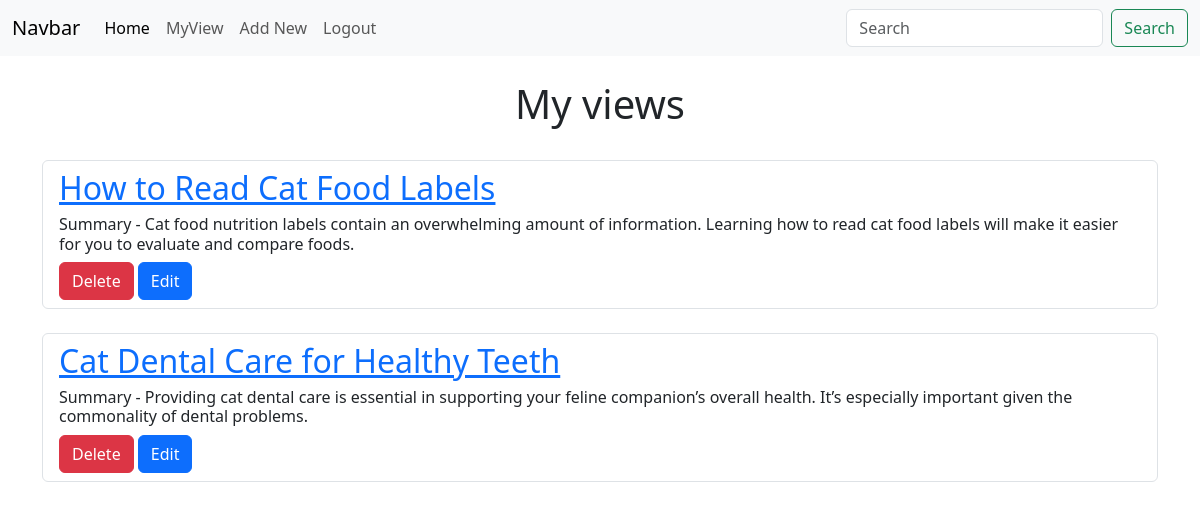
The app's page /view/ (signed in) with its own data.
### application/models.py (models this page shows)
class Article(models.Model):
    user = models.ForeignKey(User, on_delete=models.CASCADE, related_name='article', null=True )
    title = models.CharField(max_length=200)
    slug = models.SlugField(max_length=200, unique=True, default='', null=False)
    summary = models.CharField(max_length=200)
    contents = RichTextField(blank=True, null=True)
    blog_picture = models.ImageField(null=True, blank=True, upload_to='images/', default='images/none_picture.jpg')
    created = models.DateTimeField(default=localtime(), blank=True)

### application/views.py (the view)
# urls.py: path('view/', views.view, name='view'),
@login_required(login_url='/login')
def view(response):
    return render(response, 'view.html')

### application/templates/view.html (shortened to what this page needs)
{% extends 'base.html' %}
{% block content %}
    <h1 class="text-center">My views</h1><br>
    <div class="container">
        {% for article in user.article.all %}
        <ul class="list-group">
            <li class="list-group-item"><p class="h2"><a href="/index/{{article.id}}">{{article.title}}</a></p>
            <p class="h6">Summary - {{article.summary}}</p>
            <a href="delete/{{ article.id }}" class="btn btn-danger">Delete</a>
            <a href="edit/{{article.id}}" class="btn btn-primary">Edit</a></li>
        </ul><br>
        {% endfor %}
    </div><br>
{% endblock %}

### records on screen
Article: title "How to Read Cat Food Labels", summary "Cat food nutrition labels contain an overwhelming amount of information. Learning how to read cat food labels will make it easier for you to evaluate and compare foods."
Article: title "Cat Dental Care for Healthy Teeth", summary "Providing cat dental care is essential in supporting your feline companion’s overall health. It’s especially important given the commonality of dental problems."
